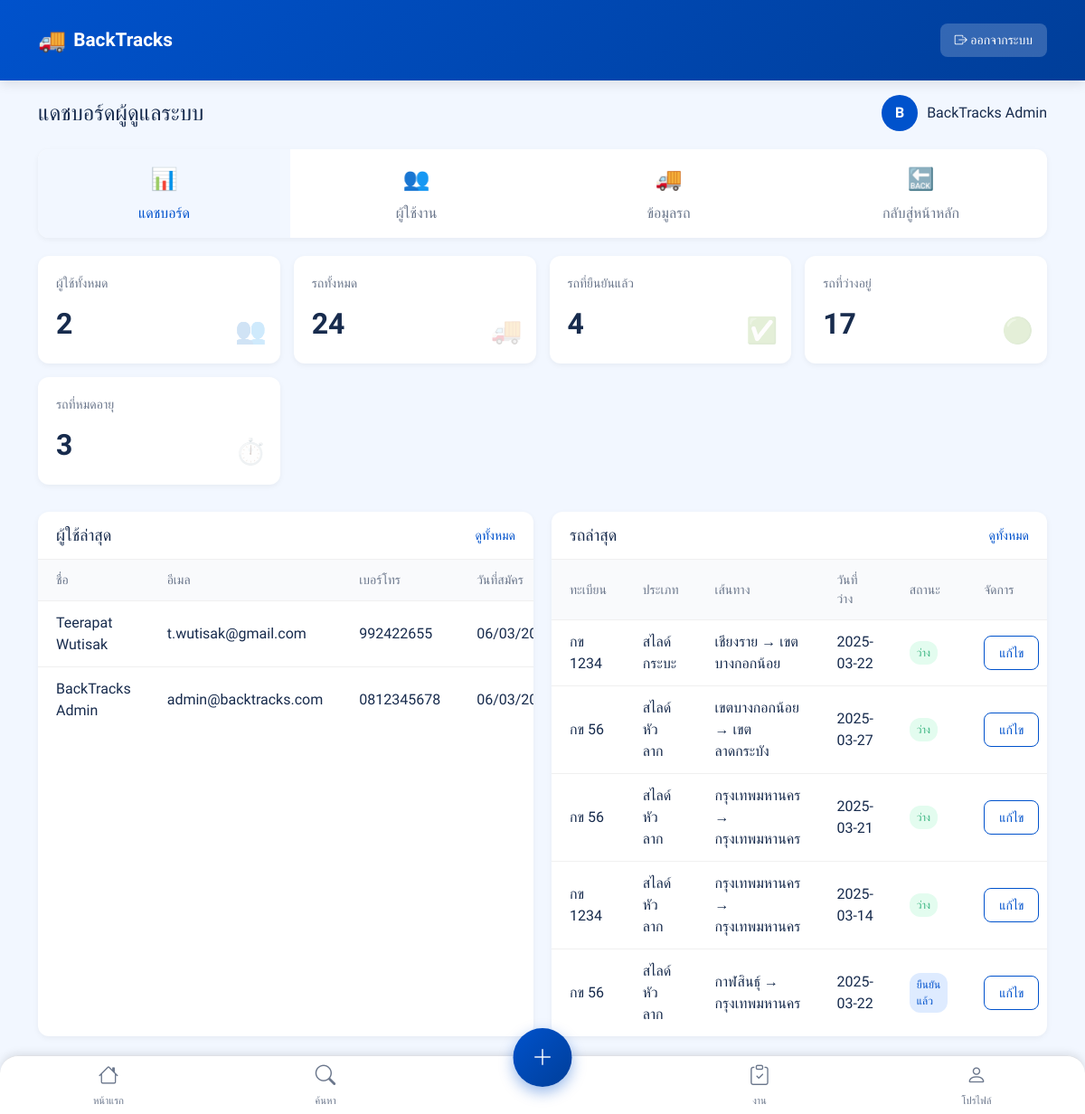
Page /admin (signed in) on the earlier database version.
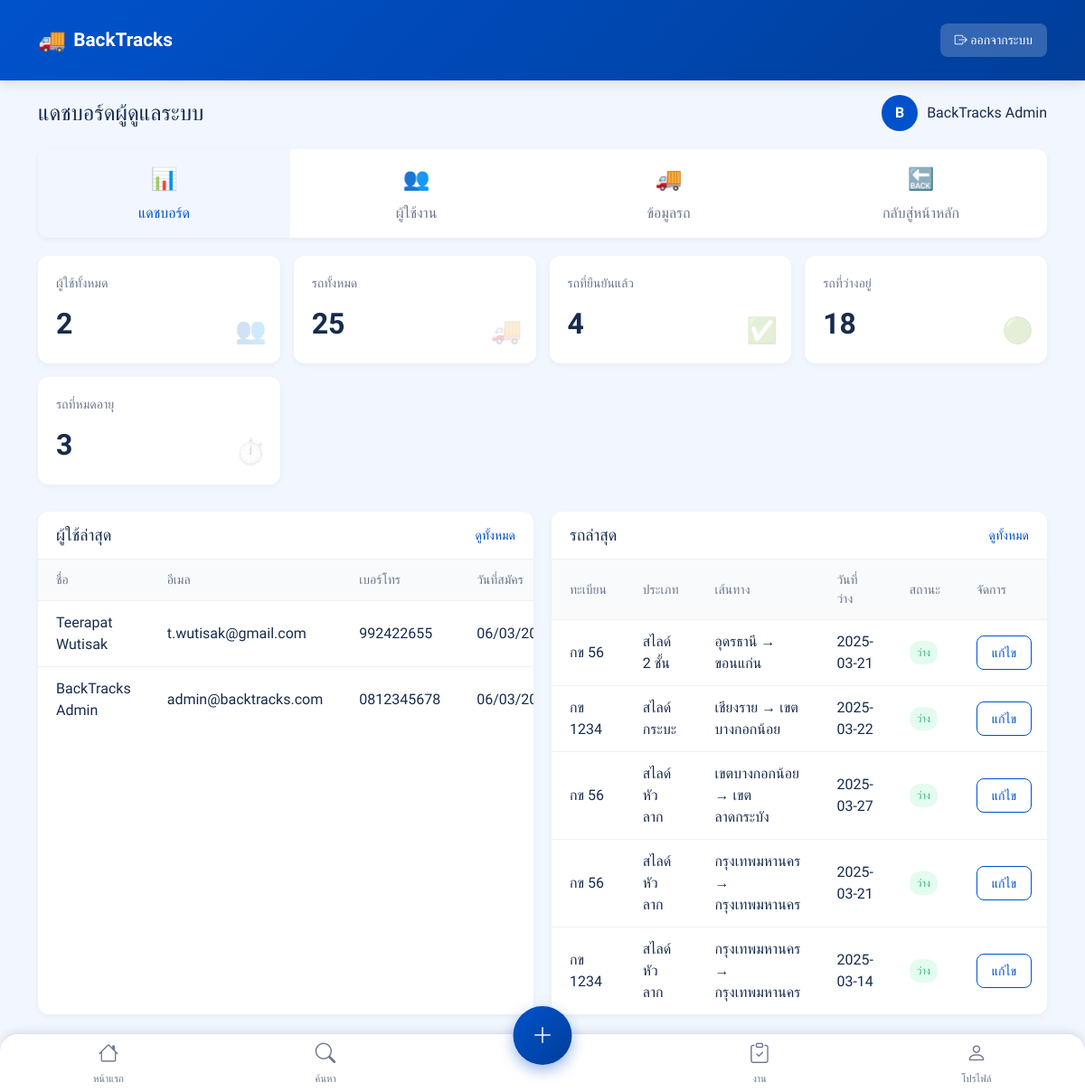
Same page on the later database version.
### app.py (models this page shows)
class User(UserMixin, db.Model):
    id = db.Column(db.Integer, primary_key=True)
    email = db.Column(db.String(120), unique=True, nullable=False)
    phone = db.Column(db.String(10), unique=True, nullable=False)
    password = db.Column(db.String(120), nullable=False)
    name = db.Column(db.String(120), nullable=True)
    is_admin = db.Column(db.Boolean, default=False)
    trucks = db.relationship('Truck', backref='user', lazy=True)
    created_at = db.Column(db.DateTime, default=datetime.now)

class Truck(db.Model):
    id = db.Column(db.Integer, primary_key=True)
    user_id = db.Column(db.Integer, db.ForeignKey('user.id'), nullable=False)
    plate = db.Column(db.String(10), nullable=False)
    truck_type = db.Column(db.String(20), default="สไลด์หัวลาก", nullable=False)
    start = db.Column(db.String(50), nullable=False)
    dest = db.Column(db.String(50), nullable=False)
    return_date = db.Column(db.String(20), nullable=False)
    price = db.Column(db.Integer, nullable=False)
    lat = db.Column(db.Float, nullable=False)
    lon = db.Column(db.Float, nullable=False)
    is_confirmed = db.Column(db.Boolean, default=False)
    is_expired = db.Column(db.Boolean, default=False)
    created_at = db.Column(db.DateTime, default=datetime.now)
    updated_at = db.Column(db.DateTime, default=datetime.now, onupdate=datetime.now)
    review_count = db.Column(db.Integer, default=0)
    rating = db.Column(db.Float, default=0)

### app.py (the view)
@app.route("/admin")
@login_required
@admin_required
def admin_dashboard():
    total_users = User.query.filter(User.email != "support@backtracks.com").count()
    total_trucks = Truck.query.count()
    confirmed_trucks = Truck.query.filter_by(is_confirmed=True).count()
    expired_trucks = Truck.query.filter_by(is_expired=True).count()
    available_trucks = Truck.query.filter_by(is_confirmed=False, is_expired=False).count()
    latest_users = User.query.filter(User.email != "support@backtracks.com").order_by(User.created_at.desc()).limit(5).all()
    latest_trucks = Truck.query.order_by(Truck.created_at.desc()).limit(5).all()
    return render_template(
        "admin/dashboard.html",
        stats={
            "total_users": total_users,
            "total_trucks": total_trucks,
            "confirmed_trucks": confirmed_trucks,
            "expired_trucks": expired_trucks,
            "available_trucks": available_trucks
        },
        latest_users=latest_users,
        latest_trucks=latest_trucks
    )

### app.py (called while the page is built)
def admin_required(f):
    @wraps(f)
    def decorated_function(*args, **kwargs):
        if not current_user.is_authenticated or not current_user.is_admin:
            abort(403)
        return f(*args, **kwargs)
    return decorated_function

@login_manager.user_loader
def load_user(user_id):
    return db.session.get(User, int(user_id))

@app.context_processor
def utility_processor():
    return {
        'is_bangkok_area': is_bangkok_area
    }

### admin/dashboard.html (shortened to what this page needs)
{% extends "base.html" %}
{% block content %}
<div class="container">
    <div class="admin-header">
        <h1 class="h4 mb-0">แดชบอร์ดผู้ดูแลระบบ</h1>
        <div class="admin-user">
            <div class="admin-avatar">{{ current_user.name[0]|upper }}</div>
            <div class="admin-username">{{ current_user.name }}</div>
        </div>
    </div>
    <div class="admin-nav">
        <a href="{{ url_for('admin_dashboard') }}" class="nav-item active">
            <span class="nav-icon">📊</span>
            <span class="nav-text">แดชบอร์ด</span>
        </a>
        <a href="{{ url_for('admin_users') }}" class="nav-item">
            <span class="nav-icon">👥</span>
            <span class="nav-text">ผู้ใช้งาน</span>
        </a>
        <a href="{{ url_for('admin_trucks') }}" class="nav-item">
            <span class="nav-icon">🚚</span>
            <span class="nav-text">ข้อมูลรถ</span>
        </a>
        <a href="{{ url_for('dashboard') }}" class="nav-item">
            <span class="nav-icon">🔙</span>
            <span class="nav-text">กลับสู่หน้าหลัก</span>
        </a>
    </div>
    <div class="stats-grid">
        <div class="stat-card">
            <div class="stat-card-header">ผู้ใช้ทั้งหมด</div>
            <div class="stat-card-number">{{ stats.total_users }}</div>
            <div class="stat-card-icon user-icon">👥</div>
        </div>
        <div class="stat-card">
            <div class="stat-card-header">รถทั้งหมด</div>
            <div class="stat-card-number">{{ stats.total_trucks }}</div>
            <div class="stat-card-icon truck-icon">🚚</div>
        </div>
        <div class="stat-card">
            <div class="stat-card-header">รถที่ยืนยันแล้ว</div>
            <div class="stat-card-number">{{ stats.confirmed_trucks }}</div>
            <div class="stat-card-icon confirmed-icon">✅</div>
        </div>
        <div class="stat-card">
            <div class="stat-card-header">รถที่ว่างอยู่</div>
            <div class="stat-card-number">{{ stats.available_trucks }}</div>
            <div class="stat-card-icon available-icon">🟢</div>
        </div>
        <div class="stat-card">
            <div class="stat-card-header">รถที่หมดอายุ</div>
            <div class="stat-card-number">{{ stats.expired_trucks }}</div>
            <div class="stat-card-icon expired-icon">⏱️</div>
        </div>
    </div>
    <div class="admin-panels">
        <div class="panel">
            <div class="panel-header">
                <h2>ผู้ใช้ล่าสุด</h2>
                <a href="{{ url_for('admin_users') }}" class="panel-action">ดูทั้งหมด</a>
            </div>
            <div class="panel-body">
                <table class="data-table">
                    <thead>
                        <tr>
                            <th>ชื่อ</th>
                            <th>อีเมล</th>
                            <th>เบอร์โทร</th>
                            <th>วันที่สมัคร</th>
                        </tr>
                    </thead>
                    <tbody>
                        {% for user in latest_users %}
                        <tr>
                            <td>{{ user.name }}</td>
                            <td>{{ user.email }}</td>
                            <td>{{ user.phone }}</td>
                            <td>{{ user.created_at.strftime('%d/%m/%Y') }}</td>
                        </tr>
                        {% endfor %}
                    </tbody>
                </table>
            </div>
        </div>
        <div class="panel">
            <div class="panel-header">
                <h2>รถล่าสุด</h2>
                <a href="{{ url_for('admin_trucks') }}" class="panel-action">ดูทั้งหมด</a>
            </div>
            <div class="panel-body">
                <table class="data-table">
                    <thead>
                        <tr>
                            <th>ทะเบียน</th>
                            <th>ประเภท</th>
                            <th>เส้นทาง</th>
                            <th>วันที่ว่าง</th>
                            <th>สถานะ</th>
                            <th>จัดการ</th>
                        </tr>
                    </thead>
                    <tbody>
                        {% for truck in latest_trucks %}
                        <tr>
                            <td>{{ truck.plate }}</td>
                            <td>{{ truck.truck_type }}</td>
                            <td>{{ truck.start }} → {{ truck.dest }}</td>
                            <td>{{ truck.return_date }}</td>
                            <td>
                                {% if truck.is_confirmed %}
                                <span class="status-badge confirmed">ยืนยันแล้ว</span>
                                {% elif truck.is_expired %}
                                <span class="status-badge expired">หมดอายุ</span>
                                {% else %}
                                <span class="status-badge available">ว่าง</span>
                                {% endif %}
                            </td>
                            <td>
                                <a href="{{ url_for('admin_edit_truck', truck_id=truck.id) }}" class="btn btn-sm btn-outline">แก้ไข</a>
                            </td>
                        </tr>
                        {% endfor %}
                    </tbody>
                </table>
            </div>
        </div>
    </div>
</div>
{% endblock %}

### templates/base.html (shortened to what this page needs)
<!DOCTYPE html>
<html lang="th">
<head>
    <link href="https://cdn.jsdelivr.net/npm/bootstrap@5.3.0/dist/css/bootstrap.min.css" rel="stylesheet">
    <link rel="stylesheet" href="https://unpkg.com/leaflet@1.9.4/dist/leaflet.css" />
    <link rel="stylesheet" href="https://cdnjs.cloudflare.com/ajax/libs/animate.css/4.1.1/animate.min.css"/>
    <link rel="stylesheet" href="https://cdn.jsdelivr.net/npm/bootstrap-icons@1.11.1/font/bootstrap-icons.css">
    <link rel="stylesheet" href="{{ url_for('static', filename='css/main.css') }}">
</head>
<body>
    {% block fullcontent %}
    <div class="mobile-header">
        <div class="container d-flex justify-content-between align-items-center py-3">
            <a href="{{ url_for('home') }}" class="header-logo">BackTracks</a>
            {% if current_user.is_authenticated %}
            <a href="{{ url_for('logout') }}" class="btn-logout">
                <i class="bi bi-box-arrow-right"></i> ออกจากระบบ
            </a>
            {% endif %}
        </div>
    </div>
    <div class="main-container">
        {% block content %}{% endblock %}
    </div>
    {% if current_user.is_authenticated %}
    <a href="{{ url_for('add_truck') }}" class="btn-floating-add">
        <i class="bi bi-plus-lg"></i>
    </a>
    {% endif %}
    {% if current_user.is_authenticated %}
    <div class="mobile-tab-bar">
        <a href="{{ url_for('dashboard') }}" class="tab-item {% if request.endpoint == 'dashboard' %}active{% endif %}">
            <span class="tab-icon"><i class="bi bi-house"></i></span>
            <span class="tab-text">หน้าแรก</span>
        </a>
        <a href="{{ url_for('search') }}" class="tab-item {% if request.endpoint == 'search' %}active{% endif %}">
            <span class="tab-icon"><i class="bi bi-search"></i></span>
            <span class="tab-text">ค้นหา</span>
        </a>
        <a href="{{ url_for('my_jobs') }}" class="tab-item {% if request.endpoint == 'my_jobs' %}active{% endif %}">
            <span class="tab-icon"><i class="bi bi-clipboard-check"></i></span>
            <span class="tab-text">งาน</span>
        </a>
        <a href="{{ url_for('profile') }}" class="tab-item {% if request.endpoint == 'profile' %}active{% endif %}">
            <span class="tab-icon"><i class="bi bi-person"></i></span>
            <span class="tab-text">โปรไฟล์</span>
        </a>
    </div>
    {% endif %}
    {% endblock %}
</body>
</html>

### static/css/main.css (style rules this page uses)
:root { --primary: #0052CC; --secondary: #00B8D9; --success: #36B37E; --warning: #FFAB00; --danger: #FF5630; --dark: #172B4D; --gray: #6B778C; --light-gray: #DFE1E6; --white: #FFFFFF; --map-bg: #F2F7FF; }
body { margin: 0; padding: 0; background-color: #f5f5f5; color: var(--dark); min-height: 100vh; position: relative; padding-bottom: 70px; }
.mobile-header { background-color: var(--primary); padding: 10px 0; color: var(--white); position: sticky; top: 0; z-index: 1000; }
.header-logo { font-weight: 700; font-size: 20px; color: var(--white); text-decoration: none; }
.btn-logout { color: var(--white); text-decoration: none; font-size: 14px; font-weight: 500; }
.main-container { padding: 15px; max-width: 100%; }
.mobile-tab-bar { position: fixed; bottom: 0; left: 0; right: 0; background-color: var(--white); display: flex; justify-content: space-around; padding: 8px 0; border-top: 1px solid var(--light-gray); z-index: 1000; }
.tab-item { text-decoration: none; color: var(--gray); display: flex; flex-direction: column; align-items: center; font-size: 12px; }
.tab-icon { font-size: 18px; margin-bottom: 3px; }
.btn-outline { background-color: transparent; border: 1px solid var(--primary); color: var(--primary); }
.btn-sm { padding: 6px 12px; font-size: 14px; }

### templates/base.html (style rules this page uses)
:root { --primary-color: #0052CC; --primary-light: #E5F0FF; --primary-dark: #003E99; --accent-color: #FF5630; --success-color: #36B37E; --warning-color: #FFAB00; --error-color: #FF5630; --text-dark: #172B4D; --text-light: #6B778C; --bg-light: #F2F7FF; --white: #FFFFFF; --shadow-sm: 0 2px 8px rgba(0, 0, 0, 0.05); --shadow-md: 0 4px 12px rgba(0, 0, 0, 0.1); --shadow-lg: 0 8px 24px rgba(0, 0, 0, 0.12); --rounded-sm: 8px; --rounded-md: 12px; --rounded-lg: 16px; }
body { font-family: 'Kanit', sans-serif; background-color: var(--bg-light); color: var(--text-dark); padding-bottom: 70px; overflow-x: hidden; min-height: 100vh; }
.mobile-header { background: linear-gradient(135deg, var(--primary-color), var(--primary-dark)); color: white; position: sticky; top: 0; z-index: 1000; box-shadow: var(--shadow-md); }
.header-logo { font-size: 1.3rem; font-weight: 700; color: white; text-decoration: none; display: flex; align-items: center; }
.header-logo::before { content: "🚚"; margin-right: 0.5rem; font-size: 1.2em; }
.btn-logout { color: white; text-decoration: none; font-weight: 500; padding: 0.5rem 1rem; border-radius: var(--rounded-sm); background-color: rgba(255, 255, 255, 0.2); transition: all 0.2s ease; }
.main-container { padding: 1rem 0; min-height: calc(100vh - 130px); }
.mobile-tab-bar { position: fixed; bottom: 0; left: 0; right: 0; background-color: white; display: flex; justify-content: space-around; align-items: center; height: 65px; box-shadow: 0 -2px 10px rgba(0, 0, 0, 0.1); z-index: 1000; border-radius: 20px 20px 0 0; }
.tab-item { flex: 1; display: flex; flex-direction: column; align-items: center; justify-content: center; text-decoration: none; color: var(--text-light); padding: 0.5rem 0; transition: all 0.2s ease; position: relative; }
.tab-icon { font-size: 1.4rem; margin-bottom: 0.2rem; }
.tab-text { font-size: 0.7rem; font-weight: 500; }
.btn-floating-add { position: fixed; bottom: 30px; left: 50%; transform: translateX(-50%); width: 65px; height: 65px; border-radius: 50%; background: linear-gradient(135deg, #0052CC, #003E99); color: white; font-size: 24px; display: flex; align-items: center; justify-content: center; border: none; box-shadow: 0 6px 16px rgba(0, 82, 204, 0.4); z-index: 1001; transition: all 0.3s ease; }
.btn { border-radius: var(--rounded-sm); padding: 0.65rem 1.5rem; font-weight: 500; transition: all 0.3s ease; height: 48px; display: inline-flex; align-items: center; justify-content: center; }
.btn-outline { border: 1px solid var(--primary-color); color: var(--primary-color); background-color: transparent; }
.btn-sm { height: 38px; font-size: 0.875rem; padding: 0.5rem 1rem; }

Differences in the rows shown:
no longer on this page (row unchanged): Truck: plate "กข 56", truck_type "สไลด์หัวลาก", start "กาฬสินธุ์", dest "กรุงเทพมหานคร", return_date "2025-03-22", is_confirmed "ยืนยันแล้ว"
added Truck: plate "กข 56", truck_type "สไลด์ 2 ชั้น", start "อุดรธานี", dest "ขอนแก่น", return_date "2025-03-21", is_confirmed "ว่าง"
Other differences:
{{ stats.total_trucks }}: "24" → "25"
{{ stats.available_trucks }}: "17" → "18"
